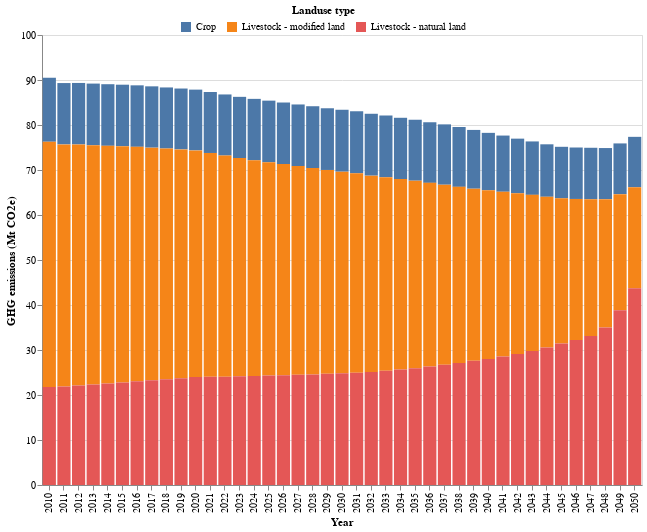

Source (notebook cell):
### Code cell
# HIDE CODE
# get the df and plot
GHG_crop_lvstk_df,GHG_crop_lvstk_plot = ag_lucc_GHG.plot_GHG_crop_lvstk()
GHG_crop_lvstk_plot

### Figure 1 — Vega-Lite specification as saved in the notebook (floating-point values rounded to 4 significant figures)
{"config": {"view": {"continuousWidth": 300, "continuousHeight": 300}}, "layer": [{"mark": {"type": "bar"}, "encoding": {"color": {"field": "Landuse_land_cat", "legend": {"direction": "horizontal", "legendX": 138.0, "legendY": -30, "orient": "none", "title": "Landuse type", "titleAnchor": "middle"}, "type": "nominal"}, "tooltip": [{"field": "Landuse_land_cat", "title": "Landuse type", "type": "ordinal"}, {"field": "Quantity (Mt CO2e)", "title": "GHG emissions (Mt CO2e)", "type": "quantitative"}], "x": {"axis": {"labelAngle": -90, "title": "Year"}, "field": "Year", "type": "ordinal"}, "y": {"field": "Quantity (Mt CO2e)", "scale": {"reverse": false, "zero": false}, "title": "GHG emissions (Mt CO2e)", "type": "quantitative"}}}], "data": {"name": "data-619bc50c0b623ae766e4ba80cc71a934"}, "height": 450, "width": 600, "$schema": "https://vega.github.io/schema/vega-lite/v5.15.1.json", "datasets": {"data-619bc50c0b623ae766e4ba80cc71a934": [{"Year": 2010, "Land use category": "Crop", "Land category": "Crop", "Quantity (Mt CO2e)": 14.23, "Landuse_land_cat": "Crop"}, {"Year": 2010, "Land use category": "Livestock", "Land category": "modified land", "Quantity (Mt CO2e)": 54.5, "Landuse_land_cat": "Livestock - modified land"}, {"Year": 2010, "Land use category": "Livestock", "Land category": "natural land", "Quantity (Mt CO2e)": 21.78, "Landuse_land_cat": "Livestock - natural land"}, {"Year": 2011, "Land use category": "Crop", "Land category": "Crop", "Quantity (Mt CO2e)": 13.63, "Landuse_land_cat": "Crop"}, {"Year": 2011, "Land use category": "Livestock", "Land category": "modified land", "Quantity (Mt CO2e)": 53.8, "Landuse_land_cat": "Livestock - modified land"}, {"Year": 2011, "Land use category": "Livestock", "Land category": "natural land", "Quantity (Mt CO2e)": 21.89, "Landuse_land_cat": "Livestock - natural land"}, {"Year": 2012, "Land use category": "Crop", "Land category": "Crop", "Quantity (Mt CO2e)": 13.66, "Landuse_land_cat": "Crop"}, {"Year": 2012, "Land use category": "Livestock", "Land category": "modified land", "Quantity (Mt CO2e)": 53.56, "Landuse_land_cat": "Livestock - modified land"}, {"Year": 2012, "Land use category": "Livestock", "Land category": "natural land", "Quantity (Mt CO2e)": 22.12, "Landuse_land_cat": "Livestock - natural land"}, {"Year": 2013, "Land use category": "Crop", "Land category": "Crop", "Quantity (Mt CO2e)": 13.69, "Landuse_land_cat": "Crop"}, {"Year": 2013, "Land use category": "Livestock", "Land category": "modified land", "Quantity (Mt CO2e)": 53.16, "Landuse_land_cat": "Livestock - modified land"}, {"Year": 2013, "Land use category": "Livestock", "Land category": "natural land", "Quantity (Mt CO2e)": 22.35, "Landuse_land_cat": "Livestock - natural land"}, {"Year": 2014, "Land use category": "Crop", "Land category": "Crop", "Quantity (Mt CO2e)": 13.69, "Landuse_land_cat": "Crop"}, {"Year": 2014, "Land use category": "Livestock", "Land category": "modified land", "Quantity (Mt CO2e)": 52.81, "Landuse_land_cat": "Livestock - modified land"}, {"Year": 2014, "Land use category": "Livestock", "Land category": "natural land", "Quantity (Mt CO2e)": 22.57, "Landuse_land_cat": "Livestock - natural land"}, {"Year": 2015, "Land use category": "Crop", "Land category": "Crop", "Quantity (Mt CO2e)": 13.66, "Landuse_land_cat": "Crop"}, {"Year": 2015, "Land use category": "Livestock", "Land category": "modified land", "Quantity (Mt CO2e)": 52.51, "Landuse_land_cat": "Livestock - modified land"}, {"Year": 2015, "Land use category": "Livestock", "Land category": "natural land", "Quantity (Mt CO2e)": 22.79, "Landuse_land_cat": "Livestock - natural land"}, {"Year": 2016, "Land use category": "Crop", "Land category": "Crop", "Quantity (Mt CO2e)": 13.66, "Landuse_land_cat": "Crop"}, {"Year": 2016, "Land use category": "Livestock", "Land category": "modified land", "Quantity (Mt CO2e)": 52.12, "Landuse_land_cat": "Livestock - modified land"}, {"Year": 2016, "Land use category": "Livestock", "Land category": "natural land", "Quantity (Mt CO2e)": 23.04, "Landuse_land_cat": "Livestock - natural land"}, {"Year": 2017, "Land use category": "Crop", "Land category": "Crop", "Quantity (Mt CO2e)": 13.62, "Landuse_land_cat": "Crop"}, {"Year": 2017, "Land use category": "Livestock", "Land category": "modified land", "Quantity (Mt CO2e)": 51.69, "Landuse_land_cat": "Livestock - modified land"}, {"Year": 2017, "Land use category": "Livestock", "Land category": "natural land", "Quantity (Mt CO2e)": 23.28, "Landuse_land_cat": "Livestock - natural land"}, {"Year": 2018, "Land use category": "Crop", "Land category": "Crop", "Quantity (Mt CO2e)": 13.56, "Landuse_land_cat": "Crop"}, {"Year": 2018, "Land use category": "Livestock", "Land category": "modified land", "Quantity (Mt CO2e)": 51.27, "Landuse_land_cat": "Livestock - modified land"}, {"Year": 2018, "Land use category": "Livestock", "Land category": "natural land", "Quantity (Mt CO2e)": 23.51, "Landuse_land_cat": "Livestock - natural land"}, {"Year": 2019, "Land use category": "Crop", "Land category": "Crop", "Quantity (Mt CO2e)": 13.52, "Landuse_land_cat": "Crop"}, {"Year": 2019, "Land use category": "Livestock", "Land category": "modified land", "Quantity (Mt CO2e)": 50.84, "Landuse_land_cat": "Livestock - modified land"}, {"Year": 2019, "Land use category": "Livestock", "Land category": "natural land", "Quantity (Mt CO2e)": 23.75, "Landuse_land_cat": "Livestock - natural land"}, {"Year": 2020, "Land use category": "Crop", "Land category": "Crop", "Quantity (Mt CO2e)": 13.51, "Landuse_land_cat": "Crop"}, {"Year": 2020, "Land use category": "Livestock", "Land category": "modified land", "Quantity (Mt CO2e)": 50.37, "Landuse_land_cat": "Livestock - modified land"}, {"Year": 2020, "Land use category": "Livestock", "Land category": "natural land", "Quantity (Mt CO2e)": 23.98, "Landuse_land_cat": "Livestock - natural land"}, {"Year": 2021, "Land use category": "Crop", "Land category": "Crop", "Quantity (Mt CO2e)": 13.55, "Landuse_land_cat": "Crop"}, {"Year": 2021, "Land use category": "Livestock", "Land category": "modified land", "Quantity (Mt CO2e)": 49.75, "Landuse_land_cat": "Livestock - modified land"}, {"Year": 2021, "Land use category": "Livestock", "Land category": "natural land", "Quantity (Mt CO2e)": 24.03, "Landuse_land_cat": "Livestock - natural land"}, {"Year": 2022, "Land use category": "Crop", "Land category": "Crop", "Quantity (Mt CO2e)": 13.58, "Landuse_land_cat": "Crop"}, {"Year": 2022, "Land use category": "Livestock", "Land category": "modified land", "Quantity (Mt CO2e)": 49.13, "Landuse_land_cat": "Livestock - modified land"}, {"Year": 2022, "Land use category": "Livestock", "Land category": "natural land", "Quantity (Mt CO2e)": 24.08, "Landuse_land_cat": "Livestock - natural land"}, {"Year": 2023, "Land use category": "Crop", "Land category": "Crop", "Quantity (Mt CO2e)": 13.6, "Landuse_land_cat": "Crop"}, {"Year": 2023, "Land use category": "Livestock", "Land category": "modified land", "Quantity (Mt CO2e)": 48.49, "Landuse_land_cat": "Livestock - modified land"}, {"Year": 2023, "Land use category": "Livestock", "Land category": "natural land", "Quantity (Mt CO2e)": 24.17, "Landuse_land_cat": "Livestock - natural land"}, {"Year": 2024, "Land use category": "Crop", "Land category": "Crop", "Quantity (Mt CO2e)": 13.64, "Landuse_land_cat": "Crop"}, {"Year": 2024, "Land use category": "Livestock", "Land category": "modified land", "Quantity (Mt CO2e)": 47.92, "Landuse_land_cat": "Livestock - modified land"}, {"Year": 2024, "Land use category": "Livestock", "Land category": "natural land", "Quantity (Mt CO2e)": 24.25, "Landuse_land_cat": "Livestock - natural land"}, {"Year": 2025, "Land use category": "Crop", "Land category": "Crop", "Quantity (Mt CO2e)": 13.69, "Landuse_land_cat": "Crop"}, {"Year": 2025, "Land use category": "Livestock", "Land category": "modified land", "Quantity (Mt CO2e)": 47.39, "Landuse_land_cat": "Livestock - modified land"}, {"Year": 2025, "Land use category": "Livestock", "Land category": "natural land", "Quantity (Mt CO2e)": 24.33, "Landuse_land_cat": "Livestock - natural land"}, {"Year": 2026, "Land use category": "Crop", "Land category": "Crop", "Quantity (Mt CO2e)": 13.69, "Landuse_land_cat": "Crop"}, {"Year": 2026, "Land use category": "Livestock", "Land category": "modified land", "Quantity (Mt CO2e)": 46.9, "Landuse_land_cat": "Livestock - modified land"}, {"Year": 2026, "Land use category": "Livestock", "Land category": "natural land", "Quantity (Mt CO2e)": 24.41, "Landuse_land_cat": "Livestock - natural land"}, {"Year": 2027, "Land use category": "Crop", "Land category": "Crop", "Quantity (Mt CO2e)": 13.69, "Landuse_land_cat": "Crop"}, {"Year": 2027, "Land use category": "Livestock", "Land category": "modified land", "Quantity (Mt CO2e)": 46.4, "Landuse_land_cat": "Livestock - modified land"}, {"Year": 2027, "Land use category": "Livestock", "Land category": "natural land", "Quantity (Mt CO2e)": 24.47, "Landuse_land_cat": "Livestock - natural land"}, {"Year": 2028, "Land use category": "Crop", "Land category": "Crop", "Quantity (Mt CO2e)": 13.72, "Landuse_land_cat": "Crop"}, {"Year": 2028, "Land use category": "Livestock", "Land category": "modified land", "Quantity (Mt CO2e)": 45.87, "Landuse_land_cat": "Livestock - modified land"}, {"Year": 2028, "Land use category": "Livestock", "Land category": "natural land", "Quantity (Mt CO2e)": 24.58, "Landuse_land_cat": "Livestock - natural land"}, {"Year": 2029, "Land use category": "Crop", "Land category": "Crop", "Quantity (Mt CO2e)": 13.71, "Landuse_land_cat": "Crop"}, {"Year": 2029, "Land use category": "Livestock", "Land category": "modified land", "Quantity (Mt CO2e)": 45.3, "Landuse_land_cat": "Livestock - modified land"}, {"Year": 2029, "Land use category": "Livestock", "Land category": "natural land", "Quantity (Mt CO2e)": 24.71, "Landuse_land_cat": "Livestock - natural land"}, {"Year": 2030, "Land use category": "Crop", "Land category": "Crop", "Quantity (Mt CO2e)": 13.76, "Landuse_land_cat": "Crop"}, {"Year": 2030, "Land use category": "Livestock", "Land category": "modified land", "Quantity (Mt CO2e)": 44.8, "Landuse_land_cat": "Livestock - modified land"}, {"Year": 2030, "Land use category": "Livestock", "Land category": "natural land", "Quantity (Mt CO2e)": 24.83, "Landuse_land_cat": "Livestock - natural land"}, {"Year": 2031, "Land use category": "Crop", "Land category": "Crop", "Quantity (Mt CO2e)": 13.78, "Landuse_land_cat": "Crop"}, {"Year": 2031, "Land use category": "Livestock", "Land category": "modified land", "Quantity (Mt CO2e)": 44.33, "Landuse_land_cat": "Livestock - modified land"}, {"Year": 2031, "Land use category": "Livestock", "Land category": "natural land", "Quantity (Mt CO2e)": 24.95, "Landuse_land_cat": "Livestock - natural land"}, {"Year": 2032, "Land use category": "Crop", "Land category": "Crop", "Quantity (Mt CO2e)": 13.75, "Landuse_land_cat": "Crop"}, {"Year": 2032, "Land use category": "Livestock", "Land category": "modified land", "Quantity (Mt CO2e)": 43.61, "Landuse_land_cat": "Livestock - modified land"}, {"Year": 2032, "Land use category": "Livestock", "Land category": "natural land", "Quantity (Mt CO2e)": 25.13, "Landuse_land_cat": "Livestock - natural land"}, {"Year": 2033, "Land use category": "Crop", "Land category": "Crop", "Quantity (Mt CO2e)": 13.72, "Landuse_land_cat": "Crop"}, {"Year": 2033, "Land use category": "Livestock", "Land category": "modified land", "Quantity (Mt CO2e)": 42.98, "Landuse_land_cat": "Livestock - modified land"}, {"Year": 2033, "Land use category": "Livestock", "Land category": "natural land", "Quantity (Mt CO2e)": 25.41, "Landuse_land_cat": "Livestock - natural land"}, {"Year": 2034, "Land use category": "Crop", "Land category": "Crop", "Quantity (Mt CO2e)": 13.62, "Landuse_land_cat": "Crop"}, {"Year": 2034, "Land use category": "Livestock", "Land category": "modified land", "Quantity (Mt CO2e)": 42.33, "Landuse_land_cat": "Livestock - modified land"}, {"Year": 2034, "Land use category": "Livestock", "Land category": "natural land", "Quantity (Mt CO2e)": 25.65, "Landuse_land_cat": "Livestock - natural land"}, {"Year": 2035, "Land use category": "Crop", "Land category": "Crop", "Quantity (Mt CO2e)": 13.54, "Landuse_land_cat": "Crop"}, {"Year": 2035, "Land use category": "Livestock", "Land category": "modified land", "Quantity (Mt CO2e)": 41.67, "Landuse_land_cat": "Livestock - modified land"}, {"Year": 2035, "Land use category": "Livestock", "Land category": "natural land", "Quantity (Mt CO2e)": 25.95, "Landuse_land_cat": "Livestock - natural land"}, {"Year": 2036, "Land use category": "Crop", "Land category": "Crop", "Quantity (Mt CO2e)": 13.47, "Landuse_land_cat": "Crop"}, {"Year": 2036, "Land use category": "Livestock", "Land category": "modified land", "Quantity (Mt CO2e)": 40.81, "Landuse_land_cat": "Livestock - modified land"}, {"Year": 2036, "Land use category": "Livestock", "Land category": "natural land", "Quantity (Mt CO2e)": 26.33, "Landuse_land_cat": "Livestock - natural land"}, {"Year": 2037, "Land use category": "Crop", "Land category": "Crop", "Quantity (Mt CO2e)": 13.41, "Landuse_land_cat": "Crop"}, {"Year": 2037, "Land use category": "Livestock", "Land category": "modified land", "Quantity (Mt CO2e)": 40.03, "Landuse_land_cat": "Livestock - modified land"}, {"Year": 2037, "Land use category": "Livestock", "Land category": "natural land", "Quantity (Mt CO2e)": 26.7, "Landuse_land_cat": "Livestock - natural land"}, {"Year": 2038, "Land use category": "Crop", "Land category": "Crop", "Quantity (Mt CO2e)": 13.29, "Landuse_land_cat": "Crop"}, {"Year": 2038, "Land use category": "Livestock", "Land category": "modified land", "Quantity (Mt CO2e)": 39.12, "Landuse_land_cat": "Livestock - modified land"}, {"Year": 2038, "Land use category": "Livestock", "Land category": "natural land", "Quantity (Mt CO2e)": 27.13, "Landuse_land_cat": "Livestock - natural land"}, {"Year": 2039, "Land use category": "Crop", "Land category": "Crop", "Quantity (Mt CO2e)": 13.06, "Landuse_land_cat": "Crop"}, {"Year": 2039, "Land use category": "Livestock", "Land category": "modified land", "Quantity (Mt CO2e)": 38.26, "Landuse_land_cat": "Livestock - modified land"}, {"Year": 2039, "Land use category": "Livestock", "Land category": "natural land", "Quantity (Mt CO2e)": 27.59, "Landuse_land_cat": "Livestock - natural land"}, {"Year": 2040, "Land use category": "Crop", "Land category": "Crop", "Quantity (Mt CO2e)": 12.75, "Landuse_land_cat": "Crop"}, {"Year": 2040, "Land use category": "Livestock", "Land category": "modified land", "Quantity (Mt CO2e)": 37.5, "Landuse_land_cat": "Livestock - modified land"}, {"Year": 2040, "Land use category": "Livestock", "Land category": "natural land", "Quantity (Mt CO2e)": 28.0, "Landuse_land_cat": "Livestock - natural land"}, {"Year": 2041, "Land use category": "Crop", "Land category": "Crop", "Quantity (Mt CO2e)": 12.49, "Landuse_land_cat": "Crop"}, {"Year": 2041, "Land use category": "Livestock", "Land category": "modified land", "Quantity (Mt CO2e)": 36.63, "Landuse_land_cat": "Livestock - modified land"}, {"Year": 2041, "Land use category": "Livestock", "Land category": "natural land", "Quantity (Mt CO2e)": 28.54, "Landuse_land_cat": "Livestock - natural land"}, {"Year": 2042, "Land use category": "Crop", "Land category": "Crop", "Quantity (Mt CO2e)": 12.13, "Landuse_land_cat": "Crop"}, {"Year": 2042, "Land use category": "Livestock", "Land category": "modified land", "Quantity (Mt CO2e)": 35.72, "Landuse_land_cat": "Livestock - modified land"}, {"Year": 2042, "Land use category": "Livestock", "Land category": "natural land", "Quantity (Mt CO2e)": 29.12, "Landuse_land_cat": "Livestock - natural land"}, {"Year": 2043, "Land use category": "Crop", "Land category": "Crop", "Quantity (Mt CO2e)": 11.88, "Landuse_land_cat": "Crop"}, {"Year": 2043, "Land use category": "Livestock", "Land category": "modified land", "Quantity (Mt CO2e)": 34.68, "Landuse_land_cat": "Livestock - modified land"}, {"Year": 2043, "Land use category": "Livestock", "Land category": "natural land", "Quantity (Mt CO2e)": 29.79, "Landuse_land_cat": "Livestock - natural land"}, {"Year": 2044, "Land use category": "Crop", "Land category": "Crop", "Quantity (Mt CO2e)": 11.66, "Landuse_land_cat": "Crop"}, {"Year": 2044, "Land use category": "Livestock", "Land category": "modified land", "Quantity (Mt CO2e)": 33.48, "Landuse_land_cat": "Livestock - modified land"}, {"Year": 2044, "Land use category": "Livestock", "Land category": "natural land", "Quantity (Mt CO2e)": 30.57, "Landuse_land_cat": "Livestock - natural land"}, {"Year": 2045, "Land use category": "Crop", "Land category": "Crop", "Quantity (Mt CO2e)": 11.44, "Landuse_land_cat": "Crop"}, {"Year": 2045, "Land use category": "Livestock", "Land category": "modified land", "Quantity (Mt CO2e)": 32.25, "Landuse_land_cat": "Livestock - modified land"}, {"Year": 2045, "Land use category": "Livestock", "Land category": "natural land", "Quantity (Mt CO2e)": 31.46, "Landuse_land_cat": "Livestock - natural land"}, {"Year": 2046, "Land use category": "Crop", "Land category": "Crop", "Quantity (Mt CO2e)": 11.43, "Landuse_land_cat": "Crop"}, {"Year": 2046, "Land use category": "Livestock", "Land category": "modified land", "Quantity (Mt CO2e)": 31.34, "Landuse_land_cat": "Livestock - modified land"}, {"Year": 2046, "Land use category": "Livestock", "Land category": "natural land", "Quantity (Mt CO2e)": 32.23, "Landuse_land_cat": "Livestock - natural land"}, {"Year": 2047, "Land use category": "Crop", "Land category": "Crop", "Quantity (Mt CO2e)": 11.43, "Landuse_land_cat": "Crop"}, {"Year": 2047, "Land use category": "Livestock", "Land category": "modified land", "Quantity (Mt CO2e)": 30.42, "Landuse_land_cat": "Livestock - modified land"}, {"Year": 2047, "Land use category": "Livestock", "Land category": "natural land", "Quantity (Mt CO2e)": 33.08, "Landuse_land_cat": "Livestock - natural land"}, {"Year": 2048, "Land use category": "Crop", "Land category": "Crop", "Quantity (Mt CO2e)": 11.35, "Landuse_land_cat": "Crop"}, {"Year": 2048, "Land use category": "Livestock", "Land category": "modified land", "Quantity (Mt CO2e)": 28.51, "Landuse_land_cat": "Livestock - modified land"}, {"Year": 2048, "Land use category": "Livestock", "Land category": "natural land", "Quantity (Mt CO2e)": 35.02, "Landuse_land_cat": "Livestock - natural land"}, {"Year": 2049, "Land use category": "Crop", "Land category": "Crop", "Quantity (Mt CO2e)": 11.27, "Landuse_land_cat": "Crop"}, {"Year": 2049, "Land use category": "Livestock", "Land category": "modified land", "Quantity (Mt CO2e)": 25.79, "Landuse_land_cat": "Livestock - modified land"}, {"Year": 2049, "Land use category": "Livestock", "Land category": "natural land", "Quantity (Mt CO2e)": 38.84, "Landuse_land_cat": "Livestock - natural land"}, {"Year": 2050, "Land use category": "Crop", "Land category": "Crop", "Quantity (Mt CO2e)": 11.19, "Landuse_land_cat": "Crop"}, {"Year": 2050, "Land use category": "Livestock", "Land category": "modified land", "Quantity (Mt CO2e)": 22.46, "Landuse_land_cat": "Livestock - modified land"}, {"Year": 2050, "Land use category": "Livestock", "Land category": "natural land", "Quantity (Mt CO2e)": 43.72, "Landuse_land_cat": "Livestock - natural land"}]}}
